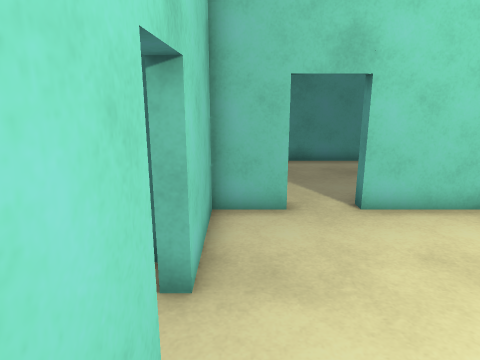
View 1 (above)

15 first-person views from a walk through a 3-D level made in the Unity game engine. The camera is 1.5 m above the floor, tilts 14° down and sees 70° across. Doors are open. The floor is counted in squares, 0.5 m on a side. Each view is taken from the middle of a square. On the plan, view 1 faces up. The plan holds only what a view shows up to about 20 squares ahead; the rest is blank. Some animated figures are left out. Some surface patterns are stand-ins.

View 2
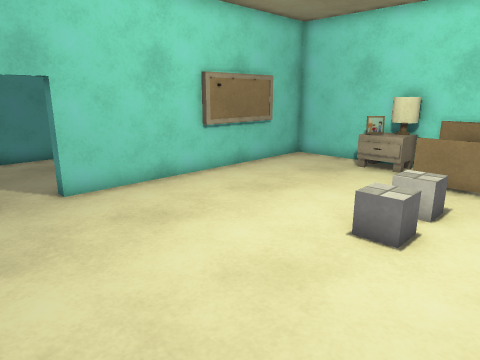

View 3
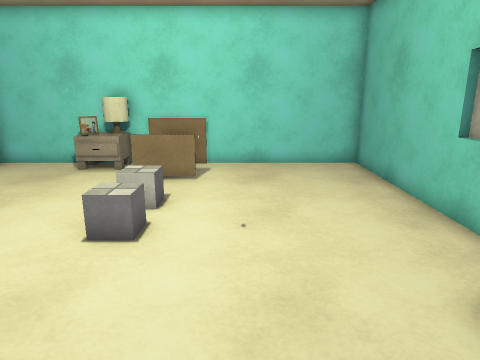

View 4
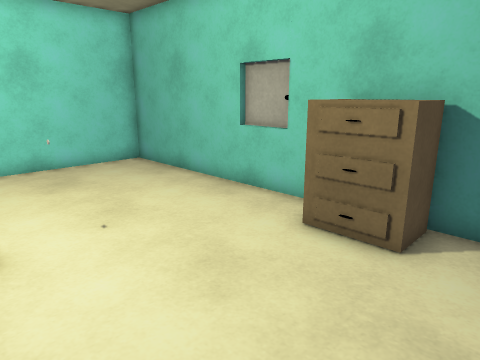

View 5
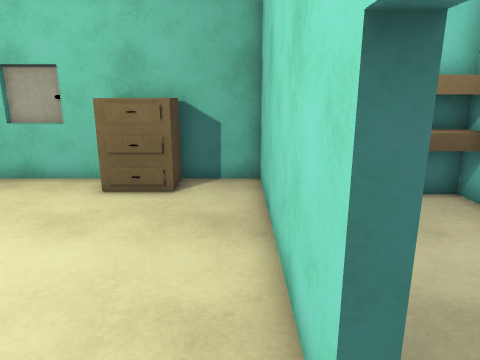

View 6
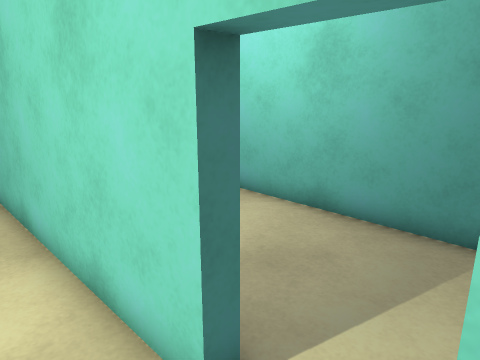

View 7
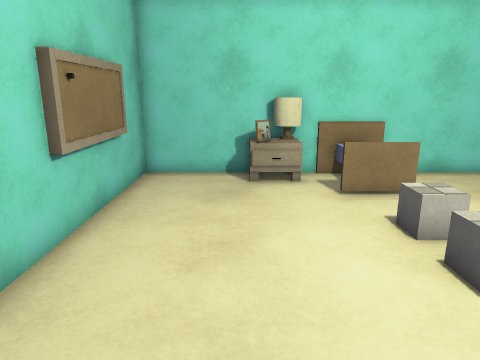

View 8
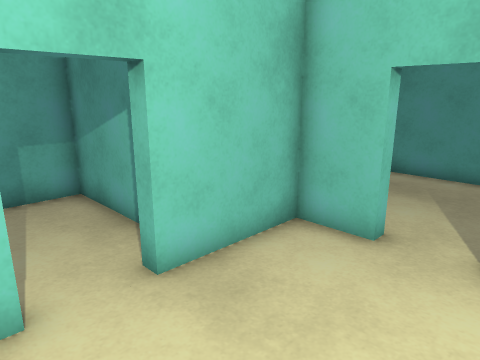

View 9
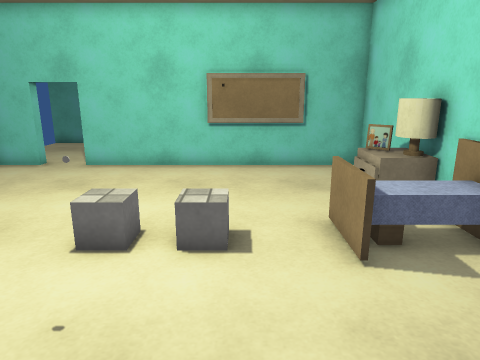

View 10
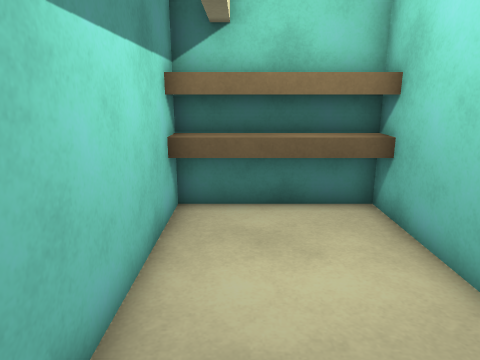

View 11
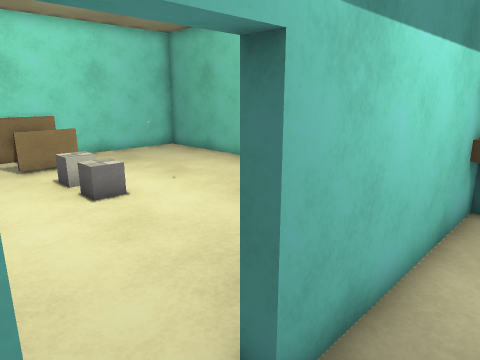

View 12
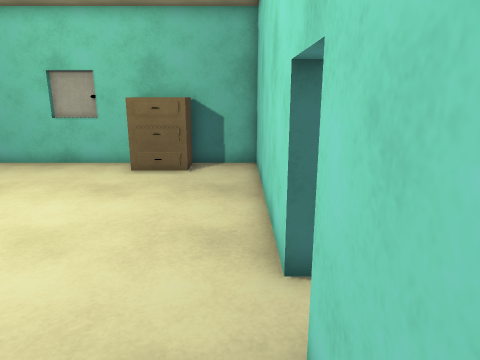

View 13
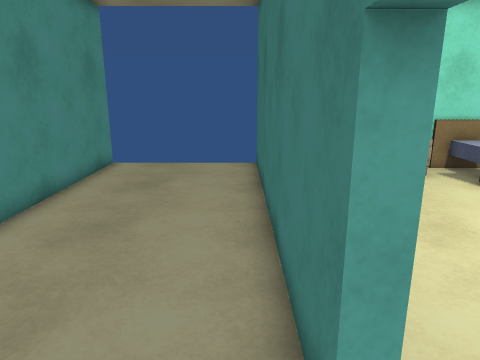

View 14
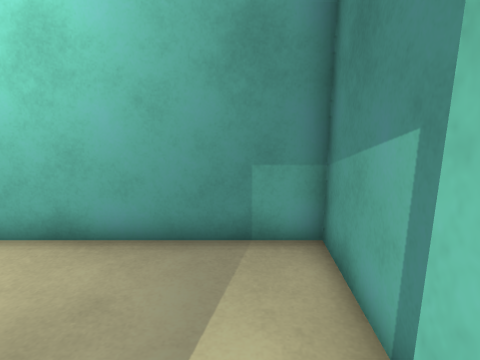

View 15
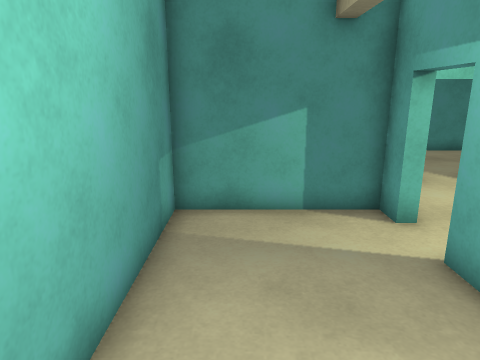

### Floor plan
Ten units are one square. View 1 is at (0, 0); x grows to the right and y downward. Boxes are objects, and circles mark ways between rooms. Rooms are numbered by the first view taken in them; rooms with no view inside come last. Other rooms are left out.
<svg viewBox="-74 -162 241 240">
<path fill="none" stroke="#000" d="M-8 -28 -8 73 152 73 152 -26M95 -87 33 -87M152 -44 152 -87 124 -87M21 71 21 55 45 55M13 -87 -8 -87 -8 -48M-13 -48 -13 -58 -67 -58 -67 52M-69 42 -12 42M-13 52 -13 -28M72 -157 -12 -157M33 -92 94 -92M124 -92 162 -92M162 -157 88 -157"/>
<rect x="25" y="45" width="10" height="10" fill="#bbb"><title>other object</title></rect>
<rect x="85" y="-95" width="40" height="20" fill="#bbb"><title>other object</title></rect>
<rect x="115" y="-25" width="40" height="30" fill="#bbb"><title>bed</title></rect>
<rect x="135" y="-55" width="20" height="30" fill="#bbb"><title>nightstand</title></rect>
<rect x="145" y="-35" width="10" height="10" fill="#bbb"><title>other object</title></rect>
<circle cx="-10" cy="-35" r="3" fill="#2a7"/>
<circle cx="25" cy="-90" r="3" fill="#2a7"/>
<text x="70" y="-10">1</text>
<text x="-40" y="-10">2</text>
<text x="70" y="-120">3</text>
</svg>
Room 1 opens to room 2. Room 1 opens to room 3.

Where each view was taken, in squares from view 1:
view 1: 0 up, 0 right, facing up
view 2: 2 down, 0 right, facing up-right
view 3: 2 down, 0 right, facing right
view 4: 1 up, 0 right, facing down-right
view 5: 5 up, 0 right, facing down
view 6: 5 up, 1 right, facing down-left
view 7: 5 up, 2 right, facing right
view 8: 2 up, 4 right, facing up-left
view 9: 6 down, 10 right, facing up
view 10: 4 up, 3 left, facing down
view 11: 5 up, 3 left, facing down-right
view 12: 8 up, 0 right, facing down
view 13: 10 up, 1 right, facing right
view 14: 4 up, 0 right, facing left
view 15: 3 down, 5 left, facing up
